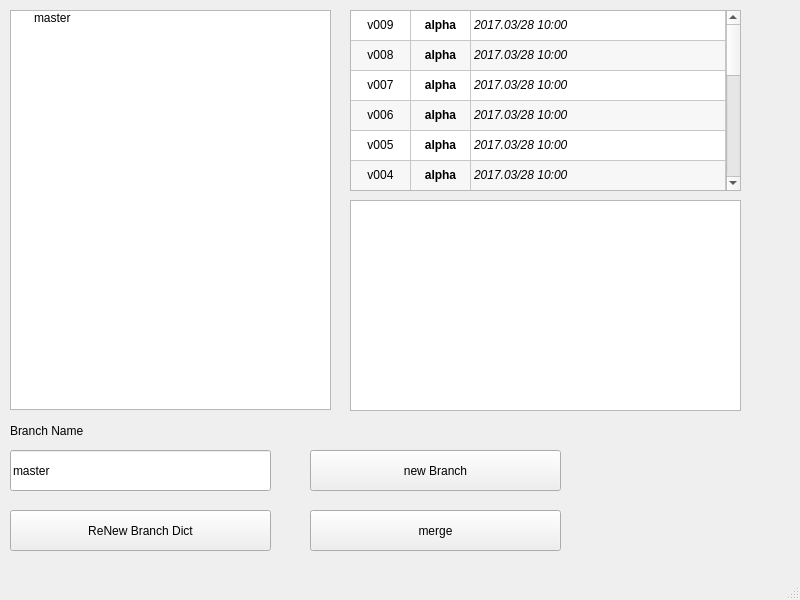
<?xml version="1.0" encoding="UTF-8"?>
<ui version="4.0">
 <class>MainWindow</class>
 <widget class="QMainWindow" name="MainWindow">
  <property name="geometry">
   <rect>
    <x>0</x>
    <y>0</y>
    <width>800</width>
    <height>600</height>
   </rect>
  </property>
  <property name="windowTitle">
   <string>MainWindow</string>
  </property>
  <widget class="QWidget" name="centralwidget">
   <widget class="QPushButton" name="pushButton_createNewBranch">
    <property name="geometry">
     <rect>
      <x>310</x>
      <y>450</y>
      <width>251</width>
      <height>41</height>
     </rect>
    </property>
    <property name="text">
     <string>new Branch</string>
    </property>
   </widget>
   <widget class="QLineEdit" name="lineEdit_branchName">
    <property name="geometry">
     <rect>
      <x>10</x>
      <y>450</y>
      <width>261</width>
      <height>41</height>
     </rect>
    </property>
    <property name="text">
     <string>master</string>
    </property>
   </widget>
   <widget class="QLabel" name="label">
    <property name="geometry">
     <rect>
      <x>10</x>
      <y>420</y>
      <width>161</width>
      <height>21</height>
     </rect>
    </property>
    <property name="text">
     <string>Branch Name</string>
    </property>
   </widget>
   <widget class="QTreeWidget" name="treeWidget_branches">
    <property name="geometry">
     <rect>
      <x>10</x>
      <y>10</y>
      <width>321</width>
      <height>400</height>
     </rect>
    </property>
    <property name="autoExpandDelay">
     <number>1</number>
    </property>
    <attribute name="headerVisible">
     <bool>false</bool>
    </attribute>
    <column>
     <property name="text">
      <string>branch Info</string>
     </property>
    </column>
    <item>
     <property name="text">
      <string>master</string>
     </property>
    </item>
   </widget>
   <widget class="QPushButton" name="pushButton_reNewBranchDict">
    <property name="geometry">
     <rect>
      <x>10</x>
      <y>510</y>
      <width>261</width>
      <height>41</height>
     </rect>
    </property>
    <property name="text">
     <string>ReNew Branch Dict</string>
    </property>
   </widget>
   <widget class="QPushButton" name="pushButton_mergeToMaster">
    <property name="geometry">
     <rect>
      <x>310</x>
      <y>510</y>
      <width>251</width>
      <height>41</height>
     </rect>
    </property>
    <property name="text">
     <string>merge</string>
    </property>
   </widget>
   <widget class="QTableWidget" name="tableWidget">
    <property name="geometry">
     <rect>
      <x>350</x>
      <y>10</y>
      <width>391</width>
      <height>181</height>
     </rect>
    </property>
    <property name="sizeAdjustPolicy">
     <enum>QAbstractScrollArea::AdjustToContentsOnFirstShow</enum>
    </property>
    <property name="alternatingRowColors">
     <bool>true</bool>
    </property>
    <property name="selectionMode">
     <enum>QAbstractItemView::SingleSelection</enum>
    </property>
    <attribute name="horizontalHeaderVisible">
     <bool>false</bool>
    </attribute>
    <attribute name="horizontalHeaderCascadingSectionResizes">
     <bool>false</bool>
    </attribute>
    <attribute name="horizontalHeaderDefaultSectionSize">
     <number>60</number>
    </attribute>
    <attribute name="horizontalHeaderShowSortIndicator" stdset="0">
     <bool>true</bool>
    </attribute>
    <attribute name="horizontalHeaderStretchLastSection">
     <bool>true</bool>
    </attribute>
    <attribute name="verticalHeaderVisible">
     <bool>false</bool>
    </attribute>
    <attribute name="verticalHeaderCascadingSectionResizes">
     <bool>false</bool>
    </attribute>
    <row>
     <property name="text">
      <string>01</string>
     </property>
    </row>
    <row>
     <property name="text">
      <string>02</string>
     </property>
    </row>
    <row>
     <property name="text">
      <string>03</string>
     </property>
    </row>
    <row>
     <property name="text">
      <string>04</string>
     </property>
    </row>
    <row>
     <property name="text">
      <string>05</string>
     </property>
    </row>
    <row>
     <property name="text">
      <string>06</string>
     </property>
    </row>
    <row>
     <property name="text">
      <string>07</string>
     </property>
    </row>
    <row>
     <property name="text">
      <string>08</string>
     </property>
    </row>
    <row>
     <property name="text">
      <string>09</string>
     </property>
    </row>
    <row>
     <property name="text">
      <string>10</string>
     </property>
    </row>
    <row>
     <property name="text">
      <string>11</string>
     </property>
    </row>
    <row>
     <property name="text">
      <string>12</string>
     </property>
    </row>
    <row>
     <property name="text">
      <string>13</string>
     </property>
    </row>
    <row>
     <property name="text">
      <string>14</string>
     </property>
    </row>
    <row>
     <property name="text">
      <string>15</string>
     </property>
    </row>
    <column>
     <property name="text">
      <string>Ver.</string>
     </property>
    </column>
    <column>
     <property name="text">
      <string>User</string>
     </property>
    </column>
    <column>
     <property name="text">
      <string>Date..................................................</string>
     </property>
    </column>
    <item row="0" column="0">
     <property name="text">
      <string>v009</string>
     </property>
     <property name="textAlignment">
      <set>AlignCenter</set>
     </property>
    </item>
    <item row="0" column="1">
     <property name="text">
      <string>alpha</string>
     </property>
     <property name="font">
      <font>
       <weight>75</weight>
       <bold>true</bold>
      </font>
     </property>
     <property name="textAlignment">
      <set>AlignCenter</set>
     </property>
    </item>
    <item row="0" column="2">
     <property name="text">
      <string>2017.03/28 10:00</string>
     </property>
     <property name="font">
      <font>
       <italic>true</italic>
       <kerning>true</kerning>
      </font>
     </property>
    </item>
    <item row="1" column="0">
     <property name="text">
      <string>v008</string>
     </property>
     <property name="textAlignment">
      <set>AlignCenter</set>
     </property>
    </item>
    <item row="1" column="1">
     <property name="text">
      <string>alpha</string>
     </property>
     <property name="font">
      <font>
       <weight>75</weight>
       <bold>true</bold>
      </font>
     </property>
     <property name="textAlignment">
      <set>AlignCenter</set>
     </property>
    </item>
    <item row="1" column="2">
     <property name="text">
      <string>2017.03/28 10:00</string>
     </property>
     <property name="font">
      <font>
       <italic>true</italic>
      </font>
     </property>
    </item>
    <item row="2" column="0">
     <property name="text">
      <string>v007</string>
     </property>
     <property name="textAlignment">
      <set>AlignCenter</set>
     </property>
    </item>
    <item row="2" column="1">
     <property name="text">
      <string>alpha</string>
     </property>
     <property name="font">
      <font>
       <weight>75</weight>
       <bold>true</bold>
      </font>
     </property>
     <property name="textAlignment">
      <set>AlignCenter</set>
     </property>
    </item>
    <item row="2" column="2">
     <property name="text">
      <string>2017.03/28 10:00</string>
     </property>
     <property name="font">
      <font>
       <italic>true</italic>
      </font>
     </property>
    </item>
    <item row="3" column="0">
     <property name="text">
      <string>v006</string>
     </property>
     <property name="textAlignment">
      <set>AlignCenter</set>
     </property>
    </item>
    <item row="3" column="1">
     <property name="text">
      <string>alpha</string>
     </property>
     <property name="font">
      <font>
       <weight>75</weight>
       <bold>true</bold>
      </font>
     </property>
     <property name="textAlignment">
      <set>AlignCenter</set>
     </property>
    </item>
    <item row="3" column="2">
     <property name="text">
      <string>2017.03/28 10:00</string>
     </property>
     <property name="font">
      <font>
       <italic>true</italic>
      </font>
     </property>
    </item>
    <item row="4" column="0">
     <property name="text">
      <string>v005</string>
     </property>
     <property name="textAlignment">
      <set>AlignCenter</set>
     </property>
    </item>
    <item row="4" column="1">
     <property name="text">
      <string>alpha</string>
     </property>
     <property name="font">
      <font>
       <weight>75</weight>
       <bold>true</bold>
      </font>
     </property>
     <property name="textAlignment">
      <set>AlignCenter</set>
     </property>
    </item>
    <item row="4" column="2">
     <property name="text">
      <string>2017.03/28 10:00</string>
     </property>
     <property name="font">
      <font>
       <italic>true</italic>
      </font>
     </property>
    </item>
    <item row="5" column="0">
     <property name="text">
      <string>v004</string>
     </property>
     <property name="textAlignment">
      <set>AlignCenter</set>
     </property>
    </item>
    <item row="5" column="1">
     <property name="text">
      <string>alpha</string>
     </property>
     <property name="font">
      <font>
       <weight>75</weight>
       <bold>true</bold>
      </font>
     </property>
     <property name="textAlignment">
      <set>AlignCenter</set>
     </property>
    </item>
    <item row="5" column="2">
     <property name="text">
      <string>2017.03/28 10:00</string>
     </property>
     <property name="font">
      <font>
       <italic>true</italic>
      </font>
     </property>
    </item>
    <item row="6" column="0">
     <property name="text">
      <string>v003</string>
     </property>
     <property name="textAlignment">
      <set>AlignCenter</set>
     </property>
    </item>
    <item row="6" column="1">
     <property name="text">
      <string>alpha</string>
     </property>
     <property name="font">
      <font>
       <weight>75</weight>
       <bold>true</bold>
      </font>
     </property>
     <property name="textAlignment">
      <set>AlignCenter</set>
     </property>
    </item>
    <item row="6" column="2">
     <property name="text">
      <string>2017.03/28 10:00</string>
     </property>
     <property name="font">
      <font>
       <italic>true</italic>
      </font>
     </property>
    </item>
    <item row="7" column="0">
     <property name="text">
      <string>v002</string>
     </property>
     <property name="textAlignment">
      <set>AlignCenter</set>
     </property>
    </item>
    <item row="7" column="1">
     <property name="text">
      <string>alpha</string>
     </property>
     <property name="font">
      <font>
       <weight>75</weight>
       <bold>true</bold>
      </font>
     </property>
     <property name="textAlignment">
      <set>AlignCenter</set>
     </property>
    </item>
    <item row="7" column="2">
     <property name="text">
      <string>2017.03/28 10:00</string>
     </property>
     <property name="font">
      <font>
       <italic>true</italic>
      </font>
     </property>
    </item>
    <item row="8" column="0">
     <property name="text">
      <string>v001</string>
     </property>
     <property name="textAlignment">
      <set>AlignCenter</set>
     </property>
    </item>
    <item row="8" column="1">
     <property name="text">
      <string>alpha</string>
     </property>
     <property name="font">
      <font>
       <weight>75</weight>
       <bold>true</bold>
      </font>
     </property>
     <property name="textAlignment">
      <set>AlignCenter</set>
     </property>
    </item>
    <item row="8" column="2">
     <property name="text">
      <string>2017.03/28 10:00</string>
     </property>
     <property name="font">
      <font>
       <italic>true</italic>
      </font>
     </property>
    </item>
    <item row="9" column="1">
     <property name="text">
      <string/>
     </property>
     <property name="textAlignment">
      <set>AlignCenter</set>
     </property>
    </item>
    <item row="9" column="2">
     <property name="text">
      <string/>
     </property>
     <property name="font">
      <font>
       <italic>true</italic>
      </font>
     </property>
    </item>
    <item row="10" column="1">
     <property name="text">
      <string/>
     </property>
     <property name="textAlignment">
      <set>AlignCenter</set>
     </property>
    </item>
   </widget>
   <widget class="QTextBrowser" name="textBrowser">
    <property name="geometry">
     <rect>
      <x>350</x>
      <y>200</y>
      <width>391</width>
      <height>211</height>
     </rect>
    </property>
   </widget>
  </widget>
  <widget class="QStatusBar" name="statusbar"/>
 </widget>
 <resources/>
 <connections/>
</ui>
